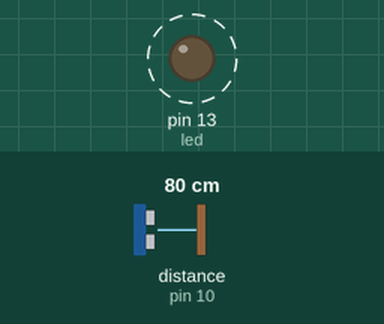
Recording of a sketch running on a simulated Arduino Uno, built with avr-gcc and run on an emulated ATmega328P. Shown: output pins drawn as LEDs (lit = HIGH). Wiring (inferred from the names in the program): ultrasonic range finder: trigger pin 9; echo pin 10. Dashed ring = blinking. The inputs (shaded band) are chosen by the test bench; at power-on: distance to the obstacle (sensor on pin 10) 80 cm. The echo pulse lasts 58.3 µs per cm; pins used as bus, display or sensor lines are not drawn; what the sketch prints to the serial monitor is not drawn.

Above: at 0.5 s.
Timing chart, 0 to 4.6 s (numbered marks = the images above):
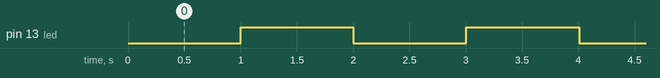

The sketch:

sketch_jun25aaaaaaaaaaaaaaaaaaaaaaaaaa.ino
```cpp
const int trig = 9;
const int echo = 10;
const int led = 13;

unsigned long ultimoPisca = 0;
bool estadoLed = false;

void setup() {
  pinMode(trig, OUTPUT);
  pinMode(echo, INPUT);
  pinMode(led, OUTPUT);

  Serial.begin(9600);
}

void loop() {

  // Pisca LED sem delay
  if (millis() - ultimoPisca >= 1000) {
    ultimoPisca = millis();

    estadoLed = !estadoLed;
    digitalWrite(led, estadoLed);
  }

  // Leitura do ultrassônico
  static unsigned long ultimaLeitura = 0;

  if (millis() - ultimaLeitura >= 100) {
    ultimaLeitura = millis();

    digitalWrite(trig, LOW);
    delayMicroseconds(2);

    digitalWrite(trig, HIGH);
    delayMicroseconds(10);
    digitalWrite(trig, LOW);

    long tempo = pulseIn(echo, HIGH, 30000);

    float distancia = tempo * 0.0343 / 2;

    Serial.println(distancia);
  }
}
```

Measured:
- by itself, pin 13 (led): alternates HIGH for 1.0 s and LOW for 1.0 s
